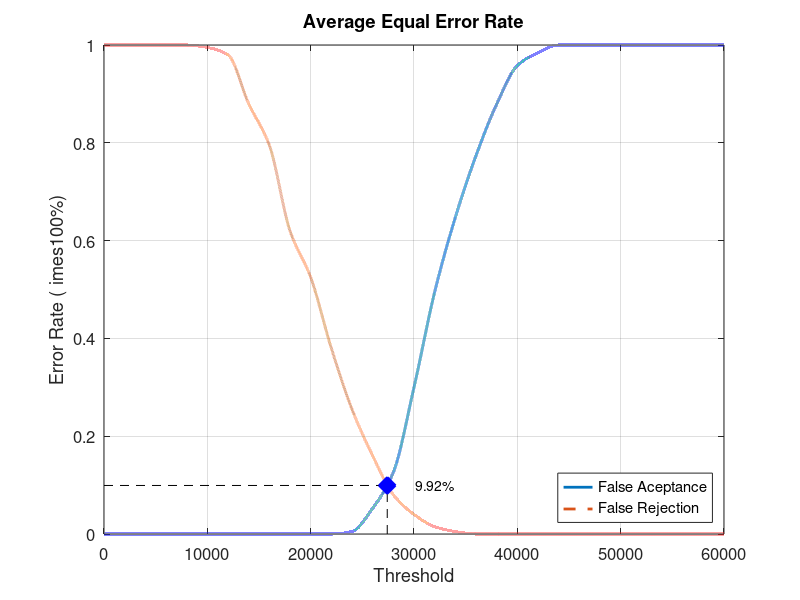
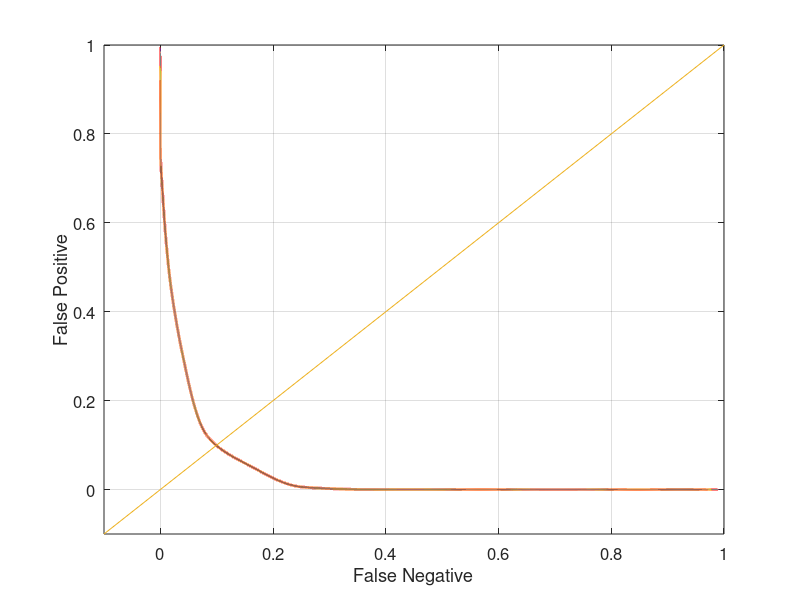

Write MATLAB code to recreate these figures, in order.
close all;
clear;
clc;
x = 0:2000:60000;
xq = 0:0.5:60000;

y0 = [0 0 0 0 0 0 0 0 0 0 0 0 0.00526316 0.0526316 0.126316 0.3 0.494737 0.647368 0.773684 0.878947 0.957895 0.984211 1 1 1 1 1 1 1 1 1]
yy0 = interp1(x, y0, xq, 'pchip');
y1 = [1 1 1 1 1 0.995 0.98 0.88 0.795 0.62 0.525 0.38 0.255 0.16 0.08 0.04 0.015 0.005 0 0 0 0 0 0 0 0 0 0 0 0 0]
yy1 = interp1(x, y1, xq, 'pchip');

% Calculating EER: 
y2 = abs(y0 - y1);
find(y2 == min(y2))
yy2 = abs(yy0 - yy1);
xEER = find(yy2 == min(yy2));
xEERIndex = xq(xEER) % X-axis EER
yEER = yy0(xEER) % Y-axis EER

main = figure
plot(xq, yy0,'-','LineWidth', 2);	hold on
plot(xq, yy1,'--','LineWidth', 2);	hold on
plot([xEERIndex xEERIndex], [0 yEER], 'k--');	hold on
plot([0 xEERIndex], [yEER yEER], 'k--');	hold on
plot(xEERIndex, yEER, 'bx', 'LineWidth', 10);	hold on
text(xEERIndex + 10 * xEERIndex / 100, yEER, [num2str(round((10000 * yEER)) / 100) '%'])
legend('False Aceptance', 'False Rejection', 'Location', 'SouthEast')
xlabel('Threshold')
ylabel('Error Rate (	imes100%)')
title('Average Equal Error Rate')
set(gca, 'FontSize', 12)
axis([0 60000 0 1])
grid on

print(main, 'Database5_1Main', '-dpng');
FNRxFPR = figure('Color', [1 1 1]);
plot(yy1, yy0, '-', yy1, yy0, 'LineWidth', 2);
hold on
y = -0.1:0.1:1
plot(y, y); 
set(gca, 'FontSize', 12)
xlabel('False Negative')
ylabel('False Positive')
axis([-0.1 1 -0.1 1])
set(gca, 'FontSize', 12)
grid on

print(FNRxFPR, 'Database5_1FNRxFPR','-dpng');
